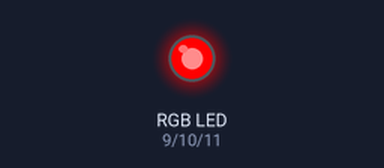
A sketch run on a simulated Arduino Uno, built with avr-gcc and run on an emulated ATmega328P. Shown: an RGB LED mixed from three pins (HIGH = lit).

Above: at 0.5 s.
At 1.5 s:
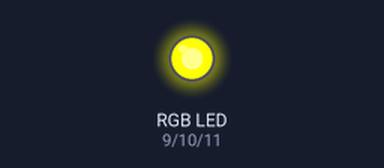
At 5.5 s:
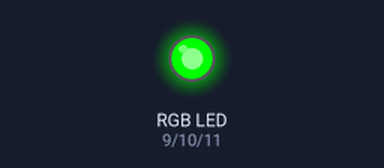
Timing chart, 0 to 6.9 s (numbered marks = the images above):
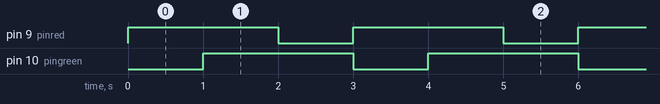

The sketch:

Rgb_semaforo_y_rgb.ino
```cpp
/*led rgb de catodo*/
int pinred = 9; // Definir los pines de conexión del LED RGB
int pingreen = 10; // Definir los pines de conexión del LED RGB
int pinblue = 11; // Definir los pines de conexión del LED RGB
void setup()
{
  pinMode(pinred, OUTPUT); // configurar los pines como salidas
  pinMode(pingreen, OUTPUT);
  pinMode(pinblue, OUTPUT);
}

void loop()
{
  setColor(255, 0, 0); //encender en color rojo
  delay(1000); //esperar 1 segundo
  setColor(255, 255, 0); //encender en color amarillo
  delay(1000);
  setColor(0, 255, 0); //encender en color verde
  delay(1000);
  /*setColor(0, 255, 0); //encender en color verde
  delay(1000);
  setColor(0, 0, 255); //encender en color azul
  delay(1000);*/
}
void setColor(int red, int green, int blue) //funcion para establecer el color del led rgb
{
  analogWrite(pinred, red);
  analogWrite(pingreen, green);
  analogWrite(pinblue, blue);
}
```

Measured:
- by itself, pin 9 (pinred), pin 10 (pingreen): alternates HIGH for 2.0 s and LOW for 1.0 s
- by itself, everything shown: repeats every 3.0 s, in 3 steps
